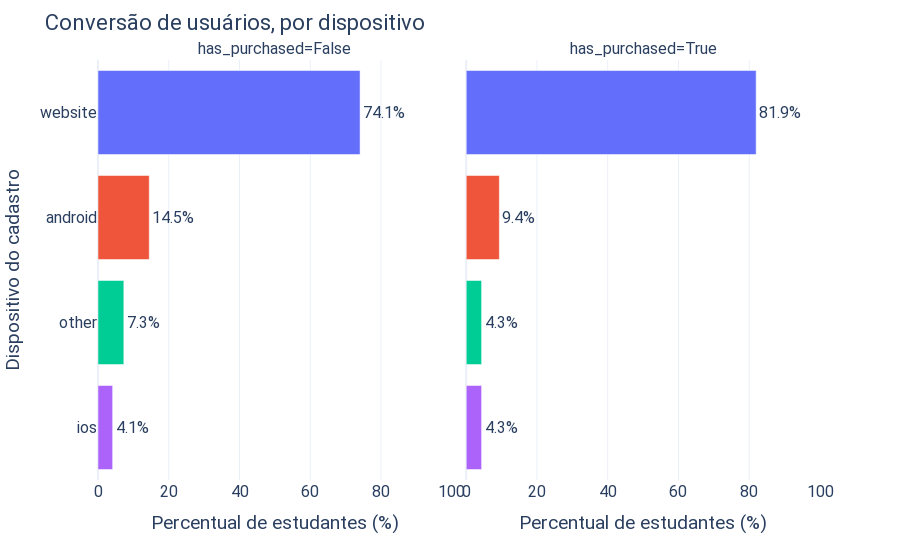

Write notebook code for a chart like this one.
### Code cell
df = summ_df\
        .groupby(['origin', 'has_purchased'], as_index=False)\
        .agg({'student_id':'count'})\
        .sort_values(by='student_id', ascending=False)

df.loc[:, 'total'] = df.groupby(['has_purchased'])['student_id'].transform('sum')
df.loc[:, 'percent'] = 100*df['student_id']/df['total']

fig = px.bar(df, y='origin', x='percent', facet_col='has_purchased', color='origin')
fig.update_traces(texttemplate='%{x:.1f}%', textposition='outside')
fig.update_xaxes(matches=None, title='Percentual de estudantes (%)', range=[0,100])

fig.update_layout(title='Conversão de usuários, por dispositivo', 
                  yaxis_title='Dispositivo do cadastro',
                  showlegend=False
                 )
plot(fig)

### Figure 1 — Plotly figure (JSON) as saved in the notebook; plotly's stock layout.template omitted (floating-point values rounded to 4 significant figures)
{"data": [{"alignmentgroup": "True", "hovertemplate": "origin=%{y}<br>has_purchased=False<br>percent=%{x}<extra></extra>", "legendgroup": "website", "marker": {"color": "#636efa"}, "name": "website", "offsetgroup": "website", "orientation": "h", "showlegend": true, "textposition": "outside", "texttemplate": "%{x:.1f}%", "type": "bar", "x": [74.08], "xaxis": "x", "y": ["website"], "yaxis": "y"}, {"alignmentgroup": "True", "hovertemplate": "origin=%{y}<br>has_purchased=True<br>percent=%{x}<extra></extra>", "legendgroup": "website", "marker": {"color": "#636efa"}, "name": "website", "offsetgroup": "website", "orientation": "h", "showlegend": false, "textposition": "outside", "texttemplate": "%{x:.1f}%", "type": "bar", "x": [81.95], "xaxis": "x2", "y": ["website"], "yaxis": "y2"}, {"alignmentgroup": "True", "hovertemplate": "origin=%{y}<br>has_purchased=False<br>percent=%{x}<extra></extra>", "legendgroup": "android", "marker": {"color": "#EF553B"}, "name": "android", "offsetgroup": "android", "orientation": "h", "showlegend": true, "textposition": "outside", "texttemplate": "%{x:.1f}%", "type": "bar", "x": [14.48], "xaxis": "x", "y": ["android"], "yaxis": "y"}, {"alignmentgroup": "True", "hovertemplate": "origin=%{y}<br>has_purchased=True<br>percent=%{x}<extra></extra>", "legendgroup": "android", "marker": {"color": "#EF553B"}, "name": "android", "offsetgroup": "android", "orientation": "h", "showlegend": false, "textposition": "outside", "texttemplate": "%{x:.1f}%", "type": "bar", "x": [9.359], "xaxis": "x2", "y": ["android"], "yaxis": "y2"}, {"alignmentgroup": "True", "hovertemplate": "origin=%{y}<br>has_purchased=False<br>percent=%{x}<extra></extra>", "legendgroup": "other", "marker": {"color": "#00cc96"}, "name": "other", "offsetgroup": "other", "orientation": "h", "showlegend": true, "textposition": "outside", "texttemplate": "%{x:.1f}%", "type": "bar", "x": [7.299], "xaxis": "x", "y": ["other"], "yaxis": "y"}, {"alignmentgroup": "True", "hovertemplate": "origin=%{y}<br>has_purchased=True<br>percent=%{x}<extra></extra>", "legendgroup": "other", "marker": {"color": "#00cc96"}, "name": "other", "offsetgroup": "other", "orientation": "h", "showlegend": false, "textposition": "outside", "texttemplate": "%{x:.1f}%", "type": "bar", "x": [4.348], "xaxis": "x2", "y": ["other"], "yaxis": "y2"}, {"alignmentgroup": "True", "hovertemplate": "origin=%{y}<br>has_purchased=False<br>percent=%{x}<extra></extra>", "legendgroup": "ios", "marker": {"color": "#ab63fa"}, "name": "ios", "offsetgroup": "ios", "orientation": "h", "showlegend": true, "textposition": "outside", "texttemplate": "%{x:.1f}%", "type": "bar", "x": [4.141], "xaxis": "x", "y": ["ios"], "yaxis": "y"}, {"alignmentgroup": "True", "hovertemplate": "origin=%{y}<br>has_purchased=True<br>percent=%{x}<extra></extra>", "legendgroup": "ios", "marker": {"color": "#ab63fa"}, "name": "ios", "offsetgroup": "ios", "orientation": "h", "showlegend": false, "textposition": "outside", "texttemplate": "%{x:.1f}%", "type": "bar", "x": [4.348], "xaxis": "x2", "y": ["ios"], "yaxis": "y2"}], "layout": {"annotations": [{"font": {}, "showarrow": false, "text": "has_purchased=False", "x": 0.245, "xanchor": "center", "xref": "paper", "y": 1, "yanchor": "bottom", "yref": "paper"}, {"font": {}, "showarrow": false, "text": "has_purchased=True", "x": 0.755, "xanchor": "center", "xref": "paper", "y": 1, "yanchor": "bottom", "yref": "paper"}], "barmode": "relative", "font": {"family": "Roboto", "size": 16}, "legend": {"title": {"text": "origin"}, "tracegroupgap": 0}, "margin": {"t": 60}, "showlegend": false, "title": {"text": "Conversão de usuários, por dispositivo"}, "xaxis": {"anchor": "y", "domain": [0, 0.49], "range": [0, 100], "title": {"text": "Percentual de estudantes (%)"}}, "xaxis2": {"anchor": "y2", "domain": [0.51, 1], "range": [0, 100], "title": {"text": "Percentual de estudantes (%)"}}, "yaxis": {"anchor": "x", "categoryarray": ["ios", "other", "android", "website"], "categoryorder": "array", "domain": [0, 1], "title": {"text": "Dispositivo do cadastro"}}, "yaxis2": {"anchor": "x2", "domain": [0, 1], "matches": "y", "showticklabels": false}}}
